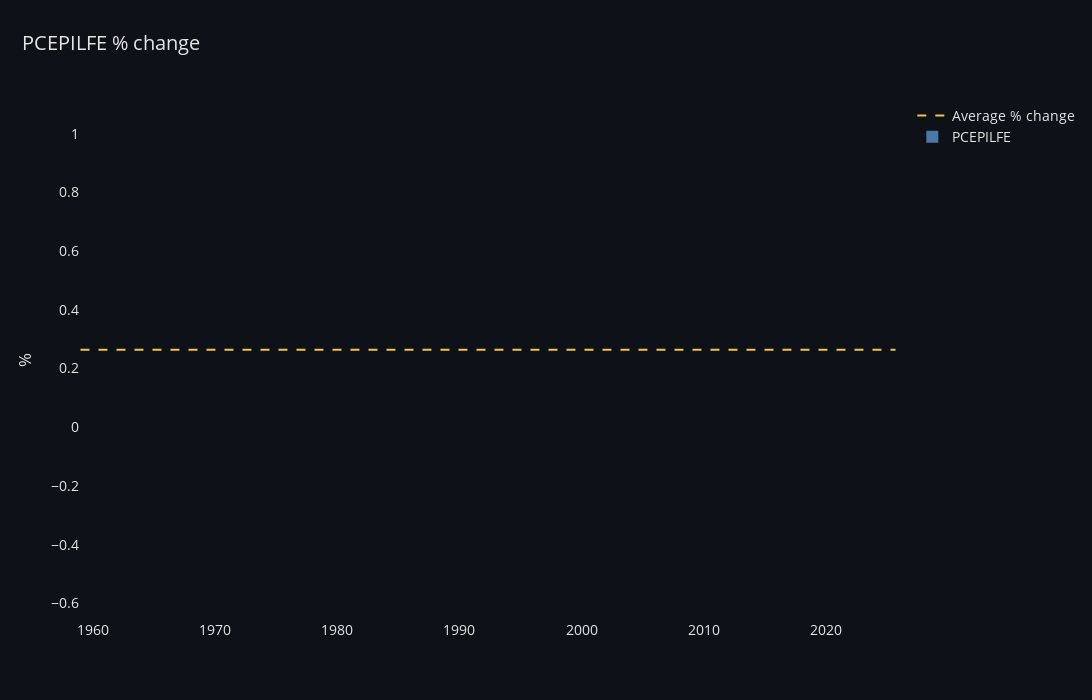

This figure's notebook cell:
### Markdown cell above
- **PCEPILFE % change**

### Code cell
fig = go.Figure()

# Reference line
fig.add_trace(go.Scatter(
    x=PCEPILFE_df.index,
    y=[100 * stats.mean] * (stats.nobs + 1),
    name='Average % change',
    line=dict(
        width=2,
        color="#F2C14E",   # muted gold
        dash="dash"
    ),
    hoverinfo="skip",
    # showlegend=False,
))

# Bars
fig.add_trace(go.Bar(
    x=PCEPILFE_df.index,
    y=PCEPILFE_df['^ %'] * 100,
    name='PCEPILFE',
    marker=dict(
        color="#4C78A8",  # professional blue
        line=dict(color="#4C78A8", width=0)
    ),
    width=0.5,
))

fig.update_layout(
    title=dict(
        text='PCEPILFE % change',
        x=0.02,
        font=dict(size=20)
    ),
    plot_bgcolor="#0E1117",
    paper_bgcolor="#0E1117",
    font=dict(color="#E6E6E6", size=14),
    width=1400,
    height=700,
    yaxis=dict(
        title="%",
        exponentformat="none",
        showgrid=False,
        zeroline=False
    ),
    xaxis=dict(
        showgrid=False,
        zeroline=False
    ),
    hovermode="x unified",
)

fig.show()

### Figure 1 — Plotly figure (JSON) as saved in the notebook; plotly's stock layout.template omitted (floating-point values rounded to 4 significant figures; data arrays with more than 128 entries replaced by an {"elided": "..."} marker saying what was removed)
{"data": [{"hoverinfo": "skip", "line": {"color": "#F2C14E", "dash": "dash", "width": 2}, "name": "Average % change", "type": "scatter", "x": {"elided": "801 str values"}, "y": {"elided": "801 float values"}}, {"marker": {"color": "#4C78A8", "line": {"color": "#4C78A8", "width": 0}}, "name": "PCEPILFE", "type": "bar", "width": 0.5, "x": {"elided": "801 str values"}, "y": {"elided": "801 float values"}}], "layout": {"font": {"color": "#E6E6E6", "size": 14}, "height": 700, "hovermode": "x unified", "paper_bgcolor": "#0E1117", "plot_bgcolor": "#0E1117", "title": {"font": {"size": 20}, "text": "PCEPILFE % change", "x": 0.02}, "width": 1400, "xaxis": {"showgrid": false, "zeroline": false}, "yaxis": {"exponentformat": "none", "showgrid": false, "title": {"text": "%"}, "zeroline": false}}}
